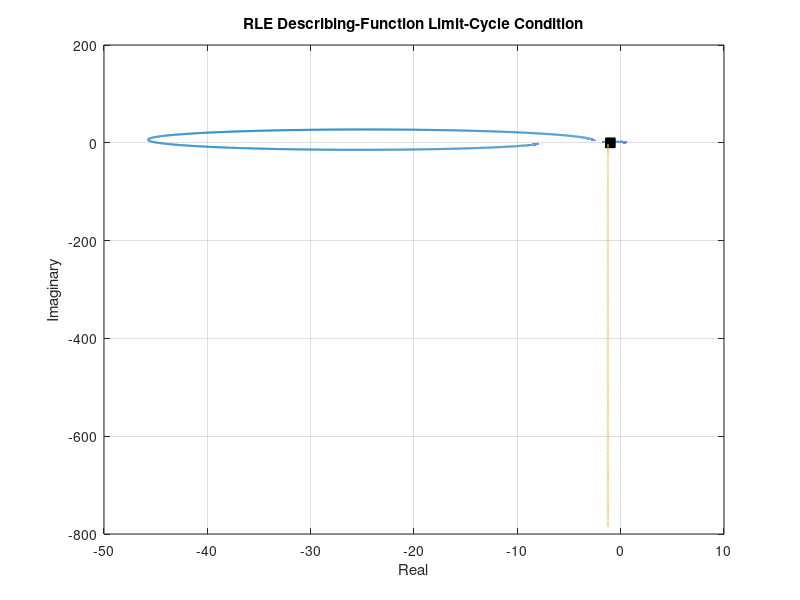

MATLAB code for this plot: (Note: this script raises an error after producing the figure.)
%% AIRCRAFT LIMIT-CYCLE ANALYSIS USING RLE DESCRIBING FUNCTION
% Three-region actuator rate-limiter describing function.
%
% Linear system:
% G(s) = Kf * sys_ctrl * sys_dyn
%
% RLE regions are defined with
%
%       alpha = w / w_onset = Ai*w/R
%       w_onset = R/Ai
%
% Region I   : alpha < 1       -> no saturation
% Region II  : 1 <= alpha < 1.862 -> transition
% Region III : alpha >= 1.862  -> fully developed saturation
%
% Limit-cycle condition:
%
%       G(jw)*N(jw,Ai) = -1
%
% Ai is the sinusoidal input amplitude of the rate limiter.
% R is the maximum actuator surface rate.

clear; clc; close all;


%% 1. Forward Gain
Kf = 13.68;


%% 2. Control Law
% Controller used in the attached script.
sys_ctrl = tf(5.21*conv([1 -57.36],conv([1 4.26],[1 .55])), ...
              conv([1 2*.442*22.85 22.85^2],conv([1 0],[1 1.16])));


%% 3. Longitudinal Dynamics of the Aircraft
% Aircraft dynamics used in the attached script.
sys_dyn = tf(-10.524*conv([1 1.562],conv([1 .038],[1 0])), ...
             conv([1 2*.212*.088 .088^2],conv([1 3.75],[1 -44])));


%% 4. Complete Linear System
sys = Kf * sys_ctrl * sys_dyn;


%% 5. Rate-Limiter Parameters
% Maximum surface rate of the RLE.
% R = 40 deg/s is the value shown in the attached RLE example.
% Change this value if a different actuator rate limit is required.
R = 60;                         % deg/s

alpha_crit = 1.862;             % Region II / Region III boundary

% alpha = w/w_onset = Ai*w/R
% w_onset = R/Ai


%% 6. Frequency Response G(jw)
w = logspace(-3,3,30000);       % rad/s

G = squeeze(freqresp(sys,w));
G = G(:).';

phase_G = angle(G)*180/pi;

% Use the negative phase representation used in a Nichols chart.
phase_G(phase_G > 0) = phase_G(phase_G > 0) - 360;

mag_G_dB = 20*log10(abs(G));


%% 7. Three-Region RLE Describing Function
%
% REGION I: no saturation
%
%       alpha < 1
%       M = 1
%       phi = 0
%       N = 1
%
% REGION II: transition
%
%       1 <= alpha < 1.862
%
%       M = 0.2908*alpha^3 - 1.4396*alpha^2
%           + 1.9232*alpha + 0.223
%
%       phi = 0.528*alpha^3 - 2.6213*alpha^2
%             + 3.5056*alpha - 1.4171
%
%       N = M*exp(j*phi)
%
% The Region-II phase polynomial is in radians.
%
% REGION III: fully developed saturation
%
%       alpha >= 1.862
%
%       M = 4/(pi*alpha)
%
%       phi = -acos(pi/(2*alpha))
%
%       N = M*exp(j*phi)


% ----- Region I -----
N_I = 1;
minus_inv_N_I = -1/N_I;


% ----- Region II -----
alpha_II = linspace(1,alpha_crit,3000);

M_II = 0.2908*alpha_II.^3 ...
     - 1.4396*alpha_II.^2 ...
     + 1.9232*alpha_II ...
     + 0.223;

phi_II = 0.528*alpha_II.^3 ...
       - 2.6213*alpha_II.^2 ...
       + 3.5056*alpha_II ...
       - 1.4171;

% The rounded polynomial coefficients do not give exactly M=1 and phi=0
% at alpha=1. Force the Region-I boundary to be exact.
M_II(1) = 1;
phi_II(1) = 0;

N_II = M_II .* exp(1i*phi_II);
minus_inv_N_II = -1 ./ N_II;


% ----- Region III -----
alpha_III = logspace(log10(alpha_crit),3,6000);

M_III = 4 ./ (pi*alpha_III);
phi_III = -acos(pi ./ (2*alpha_III));

N_III = M_III .* exp(1i*phi_III);
minus_inv_N_III = -1 ./ N_III;


%% 8. Find Limit Cycles in Regions II and III
%
% At a limit cycle:
%
%       G(jw)*N = -1
%
% Therefore
%
%       phase(G) + phase(N) = -180 deg
%
% and
%
%       |G|*|N| = 1
%
% The phase condition is first used to find alpha.
% The magnitude condition is then used to find w.


% Required RLE phase at every frequency.
phi_required_deg = -180 - phase_G;

% Residual = 0 dB at the limit cycle.
res_II  = nan(size(w));
res_III = nan(size(w));

alpha_req_II  = nan(size(w));
alpha_req_III = nan(size(w));


% ----- Region II candidates -----
phi_II_deg = phi_II*180/pi;

% Region II phase runs approximately from 0 deg to -32.6 deg.
valid_II = phi_required_deg <= 0 & ...
           phi_required_deg >= phi_II_deg(end);

if any(valid_II)

    % interp1 requires the phase vector in increasing order.
    alpha_req_II(valid_II) = interp1( ...
        phi_II_deg(end:-1:1), ...
        alpha_II(end:-1:1), ...
        phi_required_deg(valid_II), ...
        'linear');

    a = alpha_req_II(valid_II);

    M = 0.2908*a.^3 ...
      - 1.4396*a.^2 ...
      + 1.9232*a ...
      + 0.223;

    % Magnitude condition |G|*M = 1.
    res_II(valid_II) = mag_G_dB(valid_II) + 20*log10(M);
end


% ----- Region III candidates -----
% At the Region-III boundary:
phi_III_start_deg = phi_III(1)*180/pi;

% Region III phase approaches -90 deg as alpha increases.
valid_III = phi_required_deg <= phi_III_start_deg & ...
            phi_required_deg > -90;

if any(valid_III)

    phi_req_rad = phi_required_deg(valid_III)*pi/180;

    % From
    % phi = -acos(pi/(2*alpha))
    %
    % alpha = pi/(2*cos(phi))
    a = pi ./ (2*cos(phi_req_rad));

    alpha_req_III(valid_III) = a;

    M = 4 ./ (pi*a);

    % Magnitude condition |G|*M = 1.
    res_III(valid_III) = mag_G_dB(valid_III) + 20*log10(M);
end


% Result columns:
% 1  = Ai
% 2  = w
% 3  = alpha = w/w_onset
% 4  = M
% 5  = phi (deg)
% 6  = region number
% 7  = real(G*N)
% 8  = imag(G*N)
% 9  = real(G)
% 10 = imag(G)
% 11 = w_onset

result = [];


% Search Region II and Region III separately.
for region_now = 2:3

    if region_now == 2
        residual = res_II;
    else
        residual = res_III;
    end

    % Find sign changes of the magnitude residual.
    k_cross = find( ...
        isfinite(residual(1:end-1)) & ...
        isfinite(residual(2:end)) & ...
        residual(1:end-1).*residual(2:end) <= 0);

    for k = 1:length(k_cross)

        i1 = k_cross(k);
        i2 = i1 + 1;

        % Interpolate in log-frequency for a more accurate crossing.
        r1 = residual(i1);
        r2 = residual(i2);

        lw1 = log10(w(i1));
        lw2 = log10(w(i2));

        if abs(r2-r1) > eps
            lwc = lw1 + (0-r1)*(lw2-lw1)/(r2-r1);
        else
            lwc = 0.5*(lw1+lw2);
        end

        wc = 10^lwc;

        % Frequency response at the crossing.
        Gc = squeeze(freqresp(sys,wc));

        phase_Gc = angle(Gc)*180/pi;

        if phase_Gc > 0
            phase_Gc = phase_Gc - 360;
        end

        phi_req_deg = -180 - phase_Gc;


        if region_now == 2

            alpha_limit = interp1( ...
                phi_II_deg(end:-1:1), ...
                alpha_II(end:-1:1), ...
                phi_req_deg, ...
                'linear');

            M_limit = 0.2908*alpha_limit^3 ...
                    - 1.4396*alpha_limit^2 ...
                    + 1.9232*alpha_limit ...
                    + 0.223;

            phi_limit = 0.528*alpha_limit^3 ...
                      - 2.6213*alpha_limit^2 ...
                      + 3.5056*alpha_limit ...
                      - 1.4171;

        else

            phi_limit = phi_req_deg*pi/180;

            alpha_limit = pi/(2*cos(phi_limit));

            M_limit = 4/(pi*alpha_limit);

        end


        % Input amplitude of the sinusoid entering the rate limiter.
        %
        % alpha = Ai*w/R
        %
        % therefore
        %
        % Ai = alpha*R/w
        Ai_limit = alpha_limit*R/wc;

        w_onset = R/Ai_limit;

        N_limit = M_limit*exp(1i*phi_limit);
        L_limit = Gc*N_limit;


        % Do not save the same numerical crossing twice.
        duplicate = false;

        if ~isempty(result)

            same_w = abs(result(:,2)-wc) < 1e-4*max(1,wc);
            same_A = abs(result(:,1)-Ai_limit) < 1e-4*max(1,Ai_limit);

            duplicate = any(same_w & same_A);
        end

        if ~duplicate

            result = [result; ...
                Ai_limit, ...
                wc, ...
                alpha_limit, ...
                M_limit, ...
                phi_limit*180/pi, ...
                region_now, ...
                real(L_limit), ...
                imag(L_limit), ...
                real(Gc), ...
                imag(Gc), ...
                w_onset];
        end
    end
end


%% 9. Display Results
fprintf('\nRLE LIMIT-CYCLE RESULTS\n');
fprintf('=======================\n');
fprintf('Rate limit R = %.3f deg/s\n\n',R);

fprintf('Region definitions:\n');
fprintf('Region I   : alpha < 1      (no saturation, N = 1)\n');
fprintf('Region II  : 1 <= alpha < 1.862\n');
fprintf('Region III : alpha >= 1.862\n\n');

fprintf('Region I is the unsaturated linear case.\n');
fprintf('A rate-limit-induced nonlinear limit cycle is searched in Regions II and III.\n\n');


if isempty(result)

    fprintf('NO REGION-II OR REGION-III LIMIT CYCLE FOUND!\n\n');

else

    for k = 1:size(result,1)

        if result(k,6) == 2
            region_name = 'II - transition';
        else
            region_name = 'III - fully developed saturation';
        end

        fprintf('Candidate %d\n',k);
        fprintf('-----------\n');
        fprintf('Region       = %s\n',region_name);
        fprintf('Ai           = %.6f deg\n',result(k,1));
        fprintf('w            = %.6f rad/s\n',result(k,2));
        fprintf('f            = %.6f Hz\n',result(k,2)/(2*pi));
        fprintf('alpha        = %.6f\n',result(k,3));
        fprintf('w_onset      = %.6f rad/s\n',result(k,11));
        fprintf('M            = %.6f\n',result(k,4));
        fprintf('phi          = %.6f deg\n',result(k,5));
        fprintf('G(jw)N       = %.6f %+.6fj\n\n', ...
            result(k,7),result(k,8));
    end
end


%% 10. Nyquist Plot: G(jw) and -1/N
figure('Name','Nyquist Plot of G(jw) and RLE -1/N', ...
       'NumberTitle','off');

plot(real(G),imag(G),'LineWidth',1.5);
hold on;

% Region I is a single point because N = 1.
plot(real(minus_inv_N_I),imag(minus_inv_N_I), ...
     'ks','MarkerFaceColor','k','MarkerSize',7);

% Region II and Region III negative inverse describing functions.
plot(real(minus_inv_N_II),imag(minus_inv_N_II), ...
     '--','LineWidth',1.3);

plot(real(minus_inv_N_III),imag(minus_inv_N_III), ...
     ':','LineWidth',1.5);


% Mark calculated limit-cycle intersections.
if ~isempty(result)

    for k = 1:size(result,1)

        Gc = result(k,9) + 1i*result(k,10);

        plot(real(Gc),imag(Gc), ...
             'ko','MarkerFaceColor','k','MarkerSize',7);

        text(real(Gc),imag(Gc), ...
            sprintf('  LC: A_i = %.3f, \\omega = %.3f', ...
            result(k,1),result(k,2)));
    end
end

grid on;
box on;

xlabel('Real');
ylabel('Imaginary');

title('RLE Describing-Function Limit-Cycle Condition');
subtitle('G(j\omega) = -1/N(j\omega,A_i)');

legend('G(j\omega)', ...
       'Region I: -1/N', ...
       'Region II: -1/N', ...
       'Region III: -1/N', ...
       'Location','best');


%% 11. Plot G(jw)N(jw,Ai) Around the Critical Point (-1,0)
figure('Name','Nyquist Plot of G(jw)N(jw,Ai)', ...
       'NumberTitle','off');

hold on;


if isempty(result)

    plot(-1,0,'ko','MarkerFaceColor','k');
    text(-1,0,'  (-1,0)');

    text(0,0, ...
        'NO REGION-II OR REGION-III LIMIT CYCLE FOUND!', ...
        'HorizontalAlignment','center');

else

    for k = 1:size(result,1)

        Ai = result(k,1);

        % alpha changes with frequency for a fixed input amplitude Ai.
        alpha_w = Ai*w/R;

        N_w = ones(size(w));


        % Region II
        id2 = alpha_w >= 1 & alpha_w < alpha_crit;

        a = alpha_w(id2);

        M = 0.2908*a.^3 ...
          - 1.4396*a.^2 ...
          + 1.9232*a ...
          + 0.223;

        phi = 0.528*a.^3 ...
            - 2.6213*a.^2 ...
            + 3.5056*a ...
            - 1.4171;

        N_w(id2) = M .* exp(1i*phi);


        % Region III
        id3 = alpha_w >= alpha_crit;

        a = alpha_w(id3);

        M = 4 ./ (pi*a);
        phi = -acos(pi ./ (2*a));

        N_w(id3) = M .* exp(1i*phi);


        % Region I automatically remains N = 1.
        L = G .* N_w;

        plot(real(L),imag(L),'LineWidth',1.5);

        plot(result(k,7),result(k,8), ...
             'ko','MarkerFaceColor','k','MarkerSize',7);

        text(result(k,7),result(k,8), ...
             sprintf('  A_i = %.3f, \\omega = %.3f', ...
             result(k,1),result(k,2)));
    end


    % Critical point.
    plot(-1,0,'ks','MarkerFaceColor','k');
    text(-1,0,'  (-1,0)');
end

grid on;
box on;

xlabel('Real');
ylabel('Imaginary');

title('Nyquist Plot of G(j\omega)N(j\omega,A_i)');
subtitle('Limit cycle occurs when G(j\omega)N(j\omega,A_i) = -1');


%% 12. Nichols Chart in Duda Fig. 8 Style
% Duda Fig. 8 shows only:
%   1) G(jw), the linear portion,
%   2) the negative inverse describing-function locus -1/N,
%   3) the intersection point.
%
% For this figure only, Kf is removed from the plotted linear portion.
% The limit-cycle calculations in the previous sections are NOT changed.

% Linear portion used only for the Duda-style Nichols figure
sys_fig8 = sys_ctrl * sys_dyn;

G_fig8 = squeeze(freqresp(sys_fig8,w));
G_fig8 = G_fig8(:).';

phase_G_fig8 = angle(G_fig8)*180/pi;
phase_G_fig8(phase_G_fig8 > 0) = phase_G_fig8(phase_G_fig8 > 0) - 360;

mag_G_fig8_dB = 20*log10(abs(G_fig8));


% Combine Region II and Region III into one -1/N curve
phase_inv_II = angle(minus_inv_N_II)*180/pi;
phase_inv_II(phase_inv_II > 0) = phase_inv_II(phase_inv_II > 0) - 360;
mag_inv_II_dB = 20*log10(abs(minus_inv_N_II));

phase_inv_III = angle(minus_inv_N_III)*180/pi;
phase_inv_III(phase_inv_III > 0) = phase_inv_III(phase_inv_III > 0) - 360;
mag_inv_III_dB = 20*log10(abs(minus_inv_N_III));

phase_inv = [phase_inv_II phase_inv_III];
mag_inv_dB = [mag_inv_II_dB mag_inv_III_dB];


% Find the intersection for the system used in this figure.
% The same phase/magnitude conditions are used:
%
%       G(jw) N(jw,Ai) = -1
%
phi_required_fig8 = -180 - phase_G_fig8;

res_fig8 = nan(size(w));
alpha_fig8 = nan(size(w));


% Region II
valid2 = phi_required_fig8 <= 0 & ...
         phi_required_fig8 >= phi_II_deg(end);

if any(valid2)

    alpha_fig8(valid2) = interp1( ...
        phi_II_deg(end:-1:1), ...
        alpha_II(end:-1:1), ...
        phi_required_fig8(valid2), ...
        'linear');

    a = alpha_fig8(valid2);

    M = 0.2908*a.^3 ...
      - 1.4396*a.^2 ...
      + 1.9232*a ...
      + 0.223;

    res_fig8(valid2) = ...
        mag_G_fig8_dB(valid2) + 20*log10(M);
end


% Region III
phi_III_start_deg = phi_III(1)*180/pi;

valid3 = phi_required_fig8 <= phi_III_start_deg & ...
         phi_required_fig8 > -90;

if any(valid3)

    phi_req = phi_required_fig8(valid3)*pi/180;

    a = pi ./ (2*cos(phi_req));

    alpha_fig8(valid3) = a;

    M = 4 ./ (pi*a);

    res_fig8(valid3) = ...
        mag_G_fig8_dB(valid3) + 20*log10(M);
end


% Detect a zero-dB magnitude crossing
k_int = find( ...
    isfinite(res_fig8(1:end-1)) & ...
    isfinite(res_fig8(2:end)) & ...
    res_fig8(1:end-1).*res_fig8(2:end) <= 0, ...
    1,'first');


% Plot
figure('Name','Nichols Chart - Duda Fig.8 Style', ...
       'NumberTitle','off');

hold on;

% G(jw): solid black line
plot(phase_G_fig8,mag_G_fig8_dB, ...
     'k','LineWidth',1.2);

% -1/N: dashed black line
plot(phase_inv,mag_inv_dB, ...
     'k--','LineWidth',1.2);

% 0-dB reference line
yline(0,'k-','LineWidth',0.6);


% Mark the intersection, if one exists
if ~isempty(k_int)

    i1 = k_int;
    i2 = i1 + 1;

    % Simple interpolation in log frequency
    r1 = res_fig8(i1);
    r2 = res_fig8(i2);

    lw1 = log10(w(i1));
    lw2 = log10(w(i2));

    lwc = lw1 + (0-r1)*(lw2-lw1)/(r2-r1);
    w_lc_fig8 = 10^lwc;

    G_lc_fig8 = squeeze(freqresp(sys_fig8,w_lc_fig8));

    phase_lc = angle(G_lc_fig8)*180/pi;
    if phase_lc > 0
        phase_lc = phase_lc - 360;
    end

    mag_lc = 20*log10(abs(G_lc_fig8));

    plot(phase_lc,mag_lc, ...
         'ko','MarkerFaceColor','k','MarkerSize',6);

    text(phase_lc + 4,mag_lc, ...
        sprintf('limit cycle (%.2f rad/sec)',w_lc_fig8), ...
        'FontSize',11, ...
        'VerticalAlignment','middle');

    % Labels positioned in the same style as Duda Fig. 8
    text(phase_lc - 7,mag_lc - 2.3, ...
        'G(j\omega)','FontSize',11);

    text(phase_lc + 28,mag_lc + 4.5, ...
        '-1/N(j\omega,u_0)','FontSize',11);

else

    text(-145,5,'NO LIMIT CYCLE', ...
        'HorizontalAlignment','center', ...
        'FontSize',11);

end


% Duda Fig. 8 appearance
box on;
grid off;

xlabel('phase, deg','FontSize',12);
ylabel('amplitude, dB','FontSize',12);

xlim([-180 -55]);
ylim([-5 15]);

set(gca, ...
    'XTick',[-180 -145 -90], ...
    'YTick',[-5 0 5 10 15], ...
    'FontSize',11, ...
    'LineWidth',1.0);

title('');


%% 13. MATLAB Built-In Nichols Plot
figure('Name','MATLAB Nichols Plot of G(jw)', ...
       'NumberTitle','off');

h = nicholsplot(sys);
setoptions(h,'PhaseMatching','on','Grid','on');

title('Nichols Plot of G(j\omega)');


%% 14. Open Control System Designer in Nichols View
controlSystemDesigner('nichols',sys);
